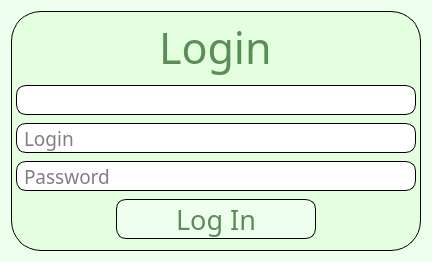
      <widget class="QWidget" name="LoginPage">
       <property name="sizePolicy">
        <sizepolicy hsizetype="Expanding" vsizetype="Expanding">
         <horstretch>0</horstretch>
         <verstretch>0</verstretch>
        </sizepolicy>
       </property>
       <property name="minimumSize">
        <size>
         <width>0</width>
         <height>0</height>
        </size>
       </property>
       <property name="styleSheet">
        <string notr="true">background-color: rgb(238, 255, 238);</string>
       </property>
       <layout class="QGridLayout" name="gridLayout">
        <item row="0" column="0">
         <widget class="QWidget" name="LoginWidget" native="true">
          <property name="enabled">
           <bool>true</bool>
          </property>
          <property name="sizePolicy">
           <sizepolicy hsizetype="Expanding" vsizetype="Expanding">
            <horstretch>0</horstretch>
            <verstretch>0</verstretch>
           </sizepolicy>
          </property>
          <property name="minimumSize">
           <size>
            <width>0</width>
            <height>240</height>
           </size>
          </property>
          <property name="maximumSize">
           <size>
            <width>450</width>
            <height>350</height>
           </size>
          </property>
          <property name="styleSheet">
           <string notr="true">background-color: rgb(228, 255, 224);
border: 1px solid black;
border-radius: 30px</string>
          </property>
          <layout class="QVBoxLayout" name="verticalLayout_4">
           <property name="leftMargin">
            <number>5</number>
           </property>
           <property name="topMargin">
            <number>5</number>
           </property>
           <property name="rightMargin">
            <number>5</number>
           </property>
           <property name="bottomMargin">
            <number>5</number>
           </property>
           <item alignment="Qt::AlignmentFlag::AlignHCenter">
            <widget class="QLabel" name="LoginLabel">
             <property name="sizePolicy">
              <sizepolicy hsizetype="Fixed" vsizetype="Fixed">
               <horstretch>0</horstretch>
               <verstretch>0</verstretch>
              </sizepolicy>
             </property>
             <property name="minimumSize">
              <size>
               <width>0</width>
               <height>55</height>
              </size>
             </property>
             <property name="font">
              <font>
               <family>Titillium Web</family>
               <pointsize>32</pointsize>
              </font>
             </property>
             <property name="styleSheet">
              <string notr="true">border: 0px solid black;
color: rgb(91, 141, 88);</string>
             </property>
             <property name="text">
              <string>Login</string>
             </property>
            </widget>
           </item>
           <item alignment="Qt::AlignmentFlag::AlignHCenter">
            <widget class="QLineEdit" name="lineEdit_2">
             <property name="sizePolicy">
              <sizepolicy hsizetype="Fixed" vsizetype="Fixed">
               <horstretch>0</horstretch>
               <verstretch>0</verstretch>
              </sizepolicy>
             </property>
             <property name="minimumSize">
              <size>
               <width>400</width>
               <height>30</height>
              </size>
             </property>
             <property name="maximumSize">
              <size>
               <width>400</width>
               <height>30</height>
              </size>
             </property>
             <property name="font">
              <font>
               <family>Titillium Web</family>
               <pointsize>14</pointsize>
              </font>
             </property>
             <property name="styleSheet">
              <string notr="true">QLineEdit
{
    border: 1px solid black;
    border-radius: 10px;
    background: white;
	color: black;
	padding: 0px 5px;
}</string>
             </property>
             <property name="placeholderText">
              <string/>
             </property>
            </widget>
           </item>
           <item alignment="Qt::AlignmentFlag::AlignHCenter">
            <widget class="QLineEdit" name="LoginLine">
             <property name="sizePolicy">
              <sizepolicy hsizetype="Fixed" vsizetype="Fixed">
               <horstretch>0</horstretch>
               <verstretch>0</verstretch>
              </sizepolicy>
             </property>
             <property name="minimumSize">
              <size>
               <width>400</width>
               <height>30</height>
              </size>
             </property>
             <property name="maximumSize">
              <size>
               <width>400</width>
               <height>30</height>
              </size>
             </property>
             <property name="font">
              <font>
               <family>Titillium Web</family>
               <pointsize>14</pointsize>
              </font>
             </property>
             <property name="styleSheet">
              <string notr="true">QLineEdit
{
    border: 1px solid black;
    border-radius: 10px;
    background: white;
	color: black;
	padding: 0px 5px;
}</string>
             </property>
             <property name="placeholderText">
              <string>Login</string>
             </property>
            </widget>
           </item>
           <item alignment="Qt::AlignmentFlag::AlignHCenter">
            <widget class="QLineEdit" name="PasswordLine">
             <property name="sizePolicy">
              <sizepolicy hsizetype="Fixed" vsizetype="Fixed">
               <horstretch>0</horstretch>
               <verstretch>0</verstretch>
              </sizepolicy>
             </property>
             <property name="minimumSize">
              <size>
               <width>400</width>
               <height>30</height>
              </size>
             </property>
             <property name="maximumSize">
              <size>
               <width>400</width>
               <height>30</height>
              </size>
             </property>
             <property name="font">
              <font>
               <family>Titillium Web</family>
               <pointsize>14</pointsize>
              </font>
             </property>
             <property name="styleSheet">
              <string notr="true">QLineEdit
{
    border: 1px solid black;
    border-radius: 10px;
    background: white;
	color: black;
	padding: 0px 5px;
}</string>
             </property>
             <property name="placeholderText">
              <string>Password</string>
             </property>
            </widget>
           </item>
           <item alignment="Qt::AlignmentFlag::AlignHCenter">
            <widget class="QPushButton" name="LogInButton">
             <property name="sizePolicy">
              <sizepolicy hsizetype="Fixed" vsizetype="Fixed">
               <horstretch>0</horstretch>
               <verstretch>0</verstretch>
              </sizepolicy>
             </property>
             <property name="minimumSize">
              <size>
               <width>200</width>
               <height>40</height>
              </size>
             </property>
             <property name="maximumSize">
              <size>
               <width>200</width>
               <height>40</height>
              </size>
             </property>
             <property name="font">
              <font>
               <family>Titillium Web</family>
               <pointsize>20</pointsize>
               <italic>false</italic>
               <bold>false</bold>
              </font>
             </property>
             <property name="styleSheet">
              <string notr="true">QPushButton
{
	background-color: rgb(239, 255, 237);
	color: rgb(91, 141, 88);
	border: 1px solid black;
	border-radius: 10px
}

QPushButton:hover
{
	background-color: rgb(191, 255, 188);
	color: rgb(91, 141, 88);
	border: 1px solid black;
	border-radius: 10px
}

QPushButton:pressed
{
	background-color: rgb(128, 255, 114);
	color: rgb(91, 141, 88);
	border: 1px solid black;
	border-radius: 10px
}</string>
             </property>
             <property name="text">
              <string>Log In</string>
             </property>
            </widget>
           </item>
          </layout>
         </widget>
        </item>
       </layout>
      </widget>
